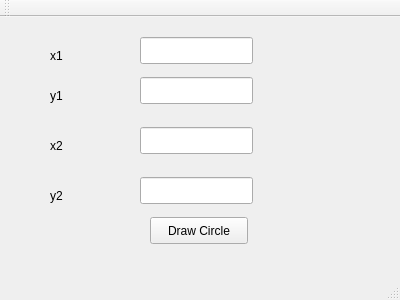
<?xml version="1.0" encoding="UTF-8"?>
<ui version="4.0">
 <class>Pixel</class>
 <widget class="QMainWindow" name="Pixel">
  <property name="geometry">
   <rect>
    <x>0</x>
    <y>0</y>
    <width>400</width>
    <height>300</height>
   </rect>
  </property>
  <property name="windowTitle">
   <string>Pixel</string>
  </property>
  <widget class="QWidget" name="centralWidget">
   <widget class="QLineEdit" name="lineEdit">
    <property name="geometry">
     <rect>
      <x>140</x>
      <y>20</y>
      <width>113</width>
      <height>27</height>
     </rect>
    </property>
   </widget>
   <widget class="QLineEdit" name="lineEdit_2">
    <property name="geometry">
     <rect>
      <x>140</x>
      <y>60</y>
      <width>113</width>
      <height>27</height>
     </rect>
    </property>
   </widget>
   <widget class="QLineEdit" name="lineEdit_3">
    <property name="geometry">
     <rect>
      <x>140</x>
      <y>110</y>
      <width>113</width>
      <height>27</height>
     </rect>
    </property>
   </widget>
   <widget class="QLineEdit" name="lineEdit_4">
    <property name="geometry">
     <rect>
      <x>140</x>
      <y>160</y>
      <width>113</width>
      <height>27</height>
     </rect>
    </property>
   </widget>
   <widget class="QLabel" name="label">
    <property name="geometry">
     <rect>
      <x>50</x>
      <y>30</y>
      <width>66</width>
      <height>17</height>
     </rect>
    </property>
    <property name="text">
     <string>x1</string>
    </property>
   </widget>
   <widget class="QLabel" name="label_2">
    <property name="geometry">
     <rect>
      <x>50</x>
      <y>70</y>
      <width>66</width>
      <height>17</height>
     </rect>
    </property>
    <property name="text">
     <string>y1</string>
    </property>
   </widget>
   <widget class="QLabel" name="label_3">
    <property name="geometry">
     <rect>
      <x>50</x>
      <y>120</y>
      <width>66</width>
      <height>17</height>
     </rect>
    </property>
    <property name="text">
     <string>x2</string>
    </property>
   </widget>
   <widget class="QLabel" name="label_4">
    <property name="geometry">
     <rect>
      <x>50</x>
      <y>170</y>
      <width>66</width>
      <height>17</height>
     </rect>
    </property>
    <property name="text">
     <string>y2</string>
    </property>
   </widget>
   <widget class="QPushButton" name="pushButton">
    <property name="geometry">
     <rect>
      <x>150</x>
      <y>200</y>
      <width>98</width>
      <height>27</height>
     </rect>
    </property>
    <property name="text">
     <string>Draw Circle</string>
    </property>
   </widget>
  </widget>
  <widget class="QMenuBar" name="menuBar">
   <property name="geometry">
    <rect>
     <x>0</x>
     <y>0</y>
     <width>400</width>
     <height>25</height>
    </rect>
   </property>
  </widget>
  <widget class="QToolBar" name="mainToolBar">
   <attribute name="toolBarArea">
    <enum>TopToolBarArea</enum>
   </attribute>
   <attribute name="toolBarBreak">
    <bool>false</bool>
   </attribute>
  </widget>
  <widget class="QStatusBar" name="statusBar"/>
 </widget>
 <layoutdefault spacing="6" margin="11"/>
 <resources/>
 <connections/>
</ui>
